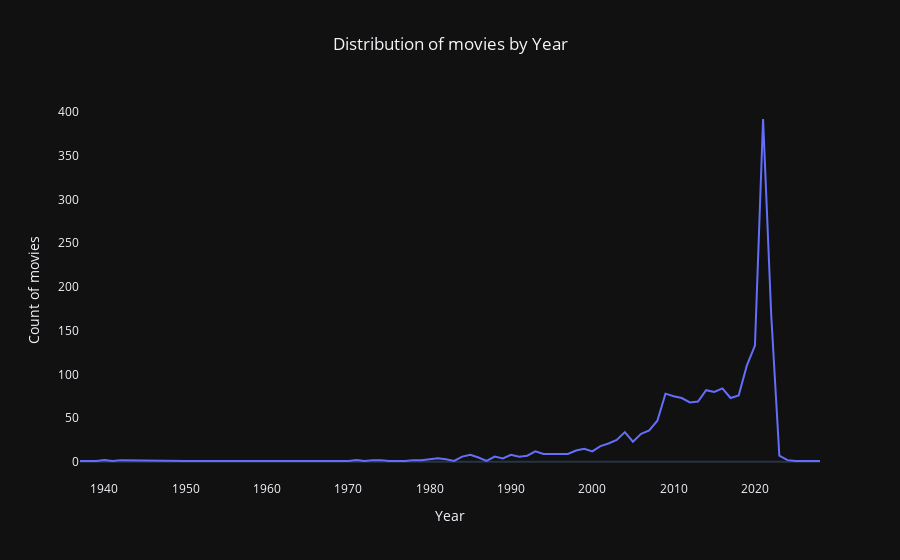

The cell this chart's notebook holds for it:
### Markdown cell above
## 4.2 Yearly distribution of movies

### Code cell
moviebyyear = movies.release_year.value_counts().reset_index()
moviebyyear.columns=['release_year','count']
moviebyyear = moviebyyear.sort_values(by='release_year',ascending=False)
data = go.Scatter(x=moviebyyear['release_year'],y=moviebyyear['count'],connectgaps=False)
layout = go.Layout(title='Distribution of movies by Year',title_x=0.5,
                  xaxis={'title':'Year'},
                  yaxis ={'title':'Count of movies'})
fig = go.Figure(data=data,layout=layout)
fig.update_yaxes(showgrid=False)
fig.update_xaxes(showgrid=False)
fig.update_layout(template = 'plotly_dark')

iplot(fig)

### Figure 1 — Plotly figure (JSON) as saved in the notebook; plotly's stock layout.template omitted (floating-point values rounded to 4 significant figures)
{"data": [{"connectgaps": false, "type": "scatter", "x": [2028, 2026, 2025, 2024, 2023, 2022, 2021, 2020, 2019, 2018, 2017, 2016, 2015, 2014, 2013, 2012, 2011, 2010, 2009, 2008, 2007, 2006, 2005, 2004, 2003, 2002, 2001, 2000, 1999, 1998, 1997, 1996, 1995, 1994, 1993, 1992, 1991, 1990, 1989, 1988, 1987, 1986, 1985, 1984, 1983, 1982, 1981, 1980, 1979, 1978, 1977, 1976, 1975, 1974, 1973, 1972, 1971, 1970, 1967, 1963, 1961, 1959, 1956, 1955, 1953, 1951, 1950, 1942, 1941, 1940, 1939, 1937], "y": [1, 1, 1, 2, 7, 168, 392, 133, 110, 76, 73, 84, 80, 82, 69, 68, 73, 75, 78, 47, 36, 32, 23, 34, 25, 21, 18, 12, 15, 13, 9, 9, 9, 9, 12, 7, 6, 8, 4, 6, 1, 5, 8, 6, 1, 3, 4, 3, 2, 2, 1, 1, 1, 2, 2, 1, 2, 1, 1, 1, 1, 1, 1, 1, 1, 1, 1, 2, 1, 2, 1, 1]}], "layout": {"title": {"text": "Distribution of movies by Year", "x": 0.5}, "xaxis": {"showgrid": false, "title": {"text": "Year"}}, "yaxis": {"showgrid": false, "title": {"text": "Count of movies"}}}}
